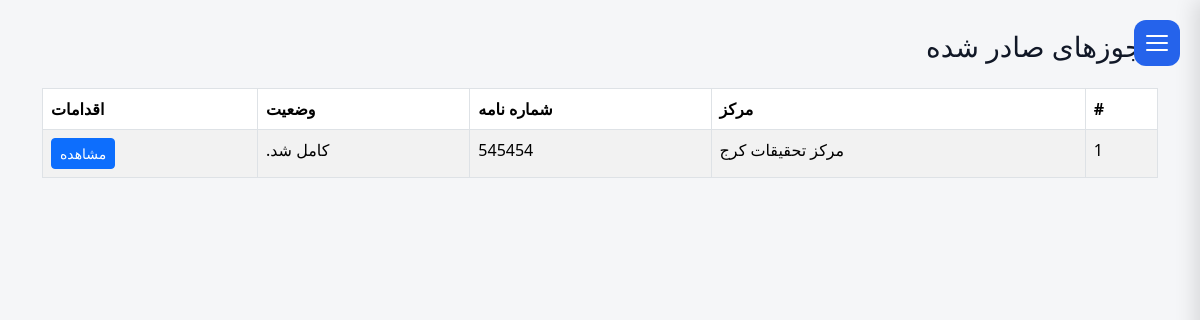
Before: /contract/licenses/issued/ (signed in) with the older database file.
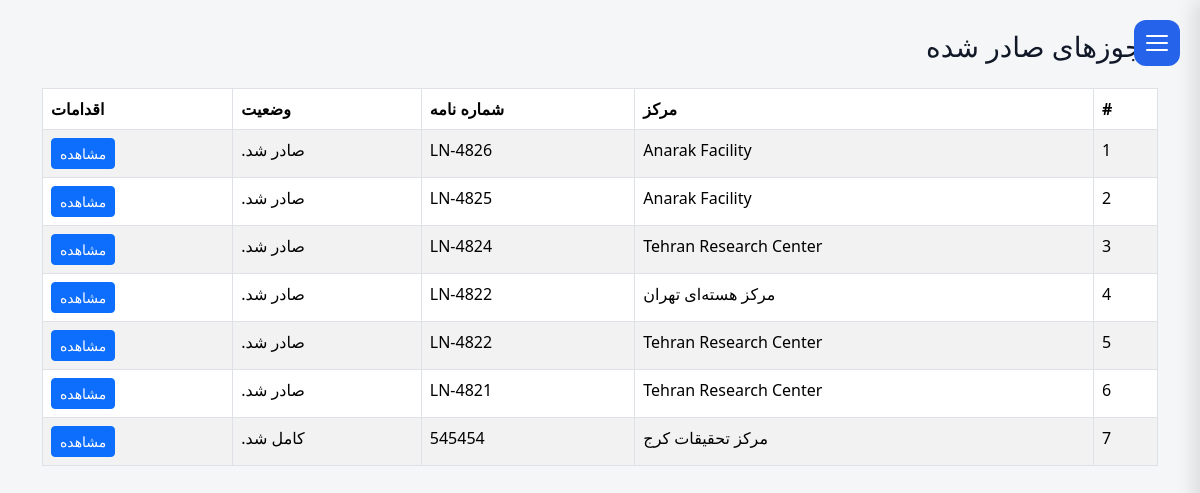
After: the same page with the newer database file.
### operations/models.py (models this page shows, shortened)
class LicenseRequest(models.Model):
    facility = models.ForeignKey(
        FacilityModel,
        on_delete=models.PROTECT,
        related_name="license_requests",
    )
    letter_number = models.CharField(_("Letter Number"),
        max_length=100,
        blank=True,
        null=True,
    )
    letter_date = models.DateField(_("Letter Date"),
        blank=True,
        null=True,
    )
    status = models.CharField( _("Status"),
        max_length=20,
        choices=LicenseStatus.choices,
        default=LicenseStatus.DRAFT,
    )
    status_date = models.DateTimeField( _("Status Date"),
        null=True,
        blank=True,
    )
    specification_completed = models.BooleanField(_("Specification Completed"),default=False,)
    description = models.TextField(
        _("Description"),
        blank=True,)
    created_by = models.ForeignKey(
        settings.AUTH_USER_MODEL,
        verbose_name=_("Created By"),
        on_delete=models.PROTECT,
    )
    created_at = models.DateTimeField( _("Created At"),
        auto_now_add=True,
    )
    updated_at = models.DateTimeField( _("Updated At"),
        auto_now=True,
    )
    history = HistoricalRecords()
    class Meta:
        ordering = ["-created_at"]
        verbose_name = _("License Request")
        verbose_name_plural = _("License Requests")

### facilities/models.py (models this page shows)
class FacilityModel(models.Model):
    name = models.CharField(
        _("Facility Name"),
        max_length=255, blank=True,null=True
    )
    responsible_person = models.CharField(
        _("Responsible Person"),
        max_length=150, blank=True,null=True
    )
    telephone = models.CharField(
        _("Telephone"),
        max_length=50, blank=True,null=True
    )
    email = models.EmailField(
        _("Email"),
        blank=True,null=True
    )
    address1 = models.CharField(
        _("Address Line 1"),
        max_length=255, blank=True,null=True
    )
    address2 = models.CharField(
        _("Address Line 2"),
        max_length=255,
         blank=True,null=True
    )
    postal_code = models.CharField(
        _("Postal Code"),
        max_length=20,
         blank=True,null=True
    )
    national_id = models.CharField(
        _("National ID"),
        max_length=50,
         blank=True,null=True
    )
    economic_code = models.CharField(
        _("Economic Code"),
        max_length=50,
         blank=True,null=True
    )
    created_at = models.DateTimeField(
        _("Created At"),
        auto_now_add=True
    )
    updated_at = models.DateTimeField(
        _("Updated At"),
        auto_now=True
    )
    class Meta:
        ordering = ["name"]
        verbose_name = _("Facility")
        verbose_name_plural = _("Facilities")
        constraints = [
            models.UniqueConstraint(
                fields=["name"],
                name="unique_facility_name",
            ),
            models.UniqueConstraint(
                fields=["national_id"],
                name="unique_facility_national_id",
                condition=models.Q(national_id__isnull=False),
            ),
            models.UniqueConstraint(
                fields=["postal_code"],
                name="unique_facility_postal_code",
                condition=models.Q(postal_code__isnull=False),
            ),
        ]
    def __str__(self):
        return str(self.name) if self.name else _("Unnamed Facility")

### contract/views.py (the view)
def issued_license_list(request):
    licenses = (
        LicenseRequest.objects
        .filter(
            Q(status=LicenseStatus.ISSUED) |
            Q(status=LicenseStatus.COMPLETED)
        )
        .select_related("facility")
        .order_by("-updated_at")
    )
    return render(
        request,
        "contract/issued_license_list.html",
        {
            "licenses": licenses,
        },
    )

### templates/contract/issued_license_list.html (shortened to what this page needs)
{% extends "base.html" %}
{% load i18n %}
{% block content %}
<div class="container">
<h3 class="mb-4">{% trans "Issued Licenses" %}</h3>
<table class="table table-striped table-bordered">
<thead>
<tr>
    <th>#</th>
    <th>{% trans "Facility" %}</th>
    <th>{% trans "Letter Number" %}</th>
    <th>{% trans "Status" %}</th>
    <th>{% trans "Actions" %}</th>
</tr>
</thead>
<tbody>
{% for license in licenses %}
<tr>
<td>{{ forloop.counter }}</td>
<td>{{ license.facility }}</td>
<td>{{ license.letter_number }}</td>
<td>{{ license.get_status_display }}</td>
<td>
<a
class="btn btn-sm btn-primary"
href="{% url 'license_detail' license.pk %}">
{% trans "View" %}
</a>
</td>
</tr>
{% empty %}
<tr>
<td colspan="5">
{% trans "No issued licenses found." %}
</td>
</tr>
{% endfor %}
</tbody>
</table>
</div>
{% endblock %}

### templates/base.html (shortened to what this page needs)
{% load static %}
{% load i18n %}
{% get_current_language as CURRENT_LANGUAGE %}
<!DOCTYPE html>
<html
    lang="{{ CURRENT_LANGUAGE }}"
    dir="{% if CURRENT_LANGUAGE == 'fa' %}rtl{% else %}ltr{% endif %}"
    class="{% if CURRENT_LANGUAGE == 'fa' %}rtl{% else %}ltr{% endif %}"
>
<head>
<link
    href="https://cdn.jsdelivr.net/npm/bootstrap@5.3.7/dist/css/bootstrap.min.css"
    rel="stylesheet">
<link rel="stylesheet" href="{% static 'css/base.css' %}">
</head>
<body>
<aside class="sidebar" id="sidebar">
    <div class="sidebar-header">
        <button class="menu-btn" id="toggleSidebar">
            <span></span>
            <span></span>
            <span></span>
        </button>
    </div>
    {% load i18n %}
{% get_current_language as LANGUAGE_CODE %}
</aside>
<main class="main" id="main">
    {% block content %}
    {% endblock %}
</main>
<link rel="stylesheet"
      href="{% static 'vendor/jalali-datepicker/jalali-datepicker.css' %}">
</body>
</html>

### static/css/base.css (style rules this page uses)
* { margin:0; padding:0; box-sizing:border-box; }
html.rtl { font-family:Vazirmatn,sans-serif; }
:root { --bg: #f5f6f8; --card: #ffffff; --text: #111827; --muted: #6b7280; --border: #e5e7eb; --primary: #2563eb; --sidebar: #1f2937; --sidebar-text: #374151; }
body { background: var(--bg); color: var(--text); }
.sidebar { position:fixed; top:0; width:280px; height:100vh; background:#fff; padding:20px; transition:.3s ease; z-index:1000; display: flex; flex-direction: column; }
html.rtl .sidebar { box-shadow:-5px 0 20px rgba(0,0,0,.12); right:-280px; left:auto; }
.sidebar-header { display:flex; flex-direction:row; align-items:center; height:70px; border-bottom:1px solid #e5e7eb; padding-bottom:15px; }
html.rtl .menu-btn { right:20px; left:auto; position: fixed; top: 20px; width: 46px; height: 46px; border:none; border-radius:12px; background:#2563eb; display:flex; flex-direction:column; justify-content:center; align-items:center; gap:5px; cursor:pointer; z-index:1200; transition: right .3s ease, transform .25s ease, background .2s; }
.menu-btn span { width:22px; height:2px; background:white; border-radius:5px; transition:.25s; }
.main { padding:30px; text-align:start; }
th, td { padding: 12px; border-bottom: 1px solid var(--border); text-align: left; }
th { background: rgba(0,0,0,0.03); }
button { background: var(--primary); color: white; padding: 8px 14px; border: none; border-radius: 8px; cursor: pointer; }
table { width: max-content; min-width: 100%; border-collapse: collapse; }
table thead th { position: sticky; top: 0; background: var(--card); z-index: 10; }

Changed rows visible on the page:
added LicenseRequest: facility "Anarak Facility", letter_number "LN-4826", status "صادر شد."
added LicenseRequest: facility "Anarak Facility", letter_number "LN-4825", status "صادر شد."
added LicenseRequest: facility "Tehran Research Center", letter_number "LN-4824", status "صادر شد."
added LicenseRequest: facility "مرکز هسته‌ای تهران", letter_number "LN-4822", status "صادر شد."
added LicenseRequest: facility "Tehran Research Center", letter_number "LN-4822", status "صادر شد."
added LicenseRequest: facility "Tehran Research Center", letter_number "LN-4821", status "صادر شد."
